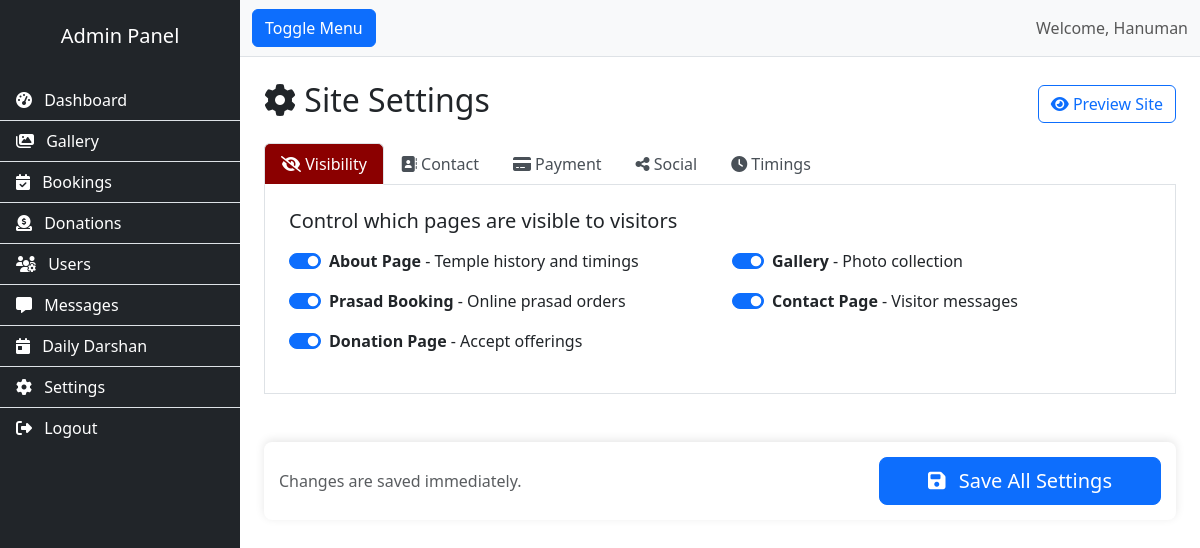
/admin/settings (signed in), run on the app's committed database.
### app.py (models this page shows, shortened)
class User(UserMixin, db.Model):
    id = db.Column(db.Integer, primary_key=True)
    username = db.Column(db.String(80), unique=True, nullable=False)
    email = db.Column(db.String(120), unique=True, nullable=False)
    password_hash = db.Column(db.String(200), nullable=False)
    full_name = db.Column(db.String(100))
    phone = db.Column(db.String(20))
    role = db.Column(db.String(20), default='user')  # 'admin', 'user', 'darshan_manager'
    created_at = db.Column(db.DateTime, default=lambda: datetime.now(timezone.utc))
    bookings = db.relationship('PrasadBooking', backref='user', lazy=True)
    donations = db.relationship('Donation', backref='user', lazy=True)
    @property
    def is_admin(self):
        return self.role == 'admin'

class SiteSettings(db.Model):
    id = db.Column(db.Integer, primary_key=True)
    about_visible = db.Column(db.Boolean, default=True)
    prasad_visible = db.Column(db.Boolean, default=True)
    donation_visible = db.Column(db.Boolean, default=True)
    gallery_visible = db.Column(db.Boolean, default=True)
    contact_visible = db.Column(db.Boolean, default=True)
    phone_primary = db.Column(db.String(20), default='+91 98765 43210')
    phone_secondary = db.Column(db.String(20), default='')
    email_primary = db.Column(db.String(120), default='contact@tatkalikhanuman.org')
    email_secondary = db.Column(db.String(120), default='')
    address_line1 = db.Column(db.String(200), default='Hanuman Gali')
    address_line2 = db.Column(db.String(200), default='Ayodhya Nagar')
    city = db.Column(db.String(100), default='Delhi')
    state = db.Column(db.String(100), default='Delhi')
    pincode = db.Column(db.String(10), default='110001')
    google_maps_embed = db.Column(db.Text, default='')
    upi_id = db.Column(db.String(100), default='temple@ybl')
    upi_qr_filename = db.Column(db.String(200), default='')
    bank_name = db.Column(db.String(100), default='State Bank of India')
    bank_account_name = db.Column(db.String(200), default='Shree Tatkalik Hanuman Trust')
    bank_account_number = db.Column(db.String(50), default='123456789012')
    bank_ifsc = db.Column(db.String(20), default='SBIN0001234')
    bank_branch = db.Column(db.String(100), default='Main Branch')
    facebook_url = db.Column(db.String(200), default='#')
    instagram_url = db.Column(db.String(200), default='#')
    youtube_url = db.Column(db.String(200), default='#')
    twitter_url = db.Column(db.String(200), default='')
    morning_open = db.Column(db.String(10), default='06:00')
    morning_close = db.Column(db.String(10), default='12:00')
    evening_open = db.Column(db.String(10), default='16:00')
    evening_close = db.Column(db.String(10), default='21:00')
    mangala_aarti = db.Column(db.String(10), default='06:30')
    bhog_aarti = db.Column(db.String(10), default='12:30')
    sandhya_aarti = db.Column(db.String(10), default='19:00')
    shayan_aarti = db.Column(db.String(10), default='21:00')
    updated_at = db.Column(db.DateTime, default=lambda: datetime.now(timezone.utc), onupdate=lambda: datetime.now(timezone.utc))
    @staticmethod
    def get_settings():
        settings = SiteSettings.query.first()
        if not settings:
            settings = SiteSettings()
            db.session.add(settings)
            db.session.commit()
        return settings

### app.py (the view, shortened to what this page needs)
@app.route('/admin/settings', methods=['GET', 'POST'])
@login_required
@admin_required
def admin_settings():
    settings = SiteSettings.get_settings()
    return render_template('admin/settings.html', settings=settings)

### app.py (called while the page is built)
@login_manager.user_loader
def load_user(user_id):
    return User.query.get(int(user_id))

def admin_required(f):
    @wraps(f)
    def decorated_function(*args, **kwargs):
        if not current_user.is_authenticated or not current_user.is_admin:
            flash('You do not have permission to access this page.', 'danger')
            return redirect(url_for('admin_login'))
        return f(*args, **kwargs)
    return decorated_function

@app.context_processor
def inject_globals():
    try:
        settings = SiteSettings.get_settings()
    except:
        settings = None
    return {
        'settings': settings,
        'get_today_darshan': DailyDarshan.get_today_darshan,
        'now': lambda: datetime.now(timezone.utc)
    }

### templates/admin/settings.html (shortened to what this page needs)
{% extends "admin/layout.html" %}
{% block content %}
<div class="d-flex justify-content-between align-items-center mt-4">
    <h2><i class="fas fa-cog"></i> Site Settings</h2>
    <a href="{{ url_for('home') }}" target="_blank" class="btn btn-outline-primary"><i class="fas fa-eye"></i> Preview Site</a>
</div>
<form method="POST" enctype="multipart/form-data" id="settingsForm">
    <ul class="nav nav-tabs settings-tabs mt-3" id="settingsTab" role="tablist">
        <li class="nav-item"><button class="nav-link active" data-bs-toggle="tab" data-bs-target="#visibility" type="button"><i class="fas fa-eye-slash"></i> Visibility</button></li>
        <li class="nav-item"><button class="nav-link" data-bs-toggle="tab" data-bs-target="#contact" type="button"><i class="fas fa-address-book"></i> Contact</button></li>
        <li class="nav-item"><button class="nav-link" data-bs-toggle="tab" data-bs-target="#payment" type="button"><i class="fas fa-credit-card"></i> Payment</button></li>
        <li class="nav-item"><button class="nav-link" data-bs-toggle="tab" data-bs-target="#social" type="button"><i class="fas fa-share-alt"></i> Social</button></li>
        <li class="nav-item"><button class="nav-link" data-bs-toggle="tab" data-bs-target="#timings" type="button"><i class="fas fa-clock"></i> Timings</button></li>
    </ul>
    <div class="tab-content border border-top-0 p-4 bg-white mb-5">
        <div class="tab-pane fade show active" id="visibility">
            <h5 class="mb-3">Control which pages are visible to visitors</h5>
            <div class="row">
                <div class="col-md-6">
                    <div class="form-check form-switch mb-3">
                        <input class="form-check-input" type="checkbox" name="about_visible" id="about_visible" {% if settings.about_visible %}checked{% endif %}>
                        <label class="form-check-label" for="about_visible"><strong>About Page</strong> - Temple history and timings</label>
                    </div>
                    <div class="form-check form-switch mb-3">
                        <input class="form-check-input" type="checkbox" name="prasad_visible" id="prasad_visible" {% if settings.prasad_visible %}checked{% endif %}>
                        <label class="form-check-label" for="prasad_visible"><strong>Prasad Booking</strong> - Online prasad orders</label>
                    </div>
                    <div class="form-check form-switch mb-3">
                        <input class="form-check-input" type="checkbox" name="donation_visible" id="donation_visible" {% if settings.donation_visible %}checked{% endif %}>
                        <label class="form-check-label" for="donation_visible"><strong>Donation Page</strong> - Accept offerings</label>
                    </div>
                </div>
                <div class="col-md-6">
                    <div class="form-check form-switch mb-3">
                        <input class="form-check-input" type="checkbox" name="gallery_visible" id="gallery_visible" {% if settings.gallery_visible %}checked{% endif %}>
                        <label class="form-check-label" for="gallery_visible"><strong>Gallery</strong> - Photo collection</label>
                    </div>
                    <div class="form-check form-switch mb-3">
                        <input class="form-check-input" type="checkbox" name="contact_visible" id="contact_visible" {% if settings.contact_visible %}checked{% endif %}>
                        <label class="form-check-label" for="contact_visible"><strong>Contact Page</strong> - Visitor messages</label>
                    </div>
                </div>
            </div>
        </div>
    </div>
    <div class="save-bar d-flex justify-content-between align-items-center">
        <div><span class="text-muted">Changes are saved immediately.</span></div>
        <div>
            <button type="submit" class="btn btn-primary btn-lg px-5"><i class="fas fa-save me-2"></i> Save All Settings</button>
        </div>
    </div>
</form>
{% endblock %}

### templates/admin/layout.html (shortened to what this page needs)
<!DOCTYPE html>
<html lang="en">
<head>
    <link href="https://cdn.jsdelivr.net/npm/bootstrap@5.3.0/dist/css/bootstrap.min.css" rel="stylesheet">
    <link rel="stylesheet" href="https://cdnjs.cloudflare.com/ajax/libs/font-awesome/6.4.0/css/all.min.css">
    <link rel="stylesheet" href="{{ url_for('static', filename='css/admin.css') }}">
</head>
<body>
    <div class="d-flex" id="wrapper">
        <div class="bg-dark text-white" id="sidebar-wrapper">
            <div class="sidebar-heading text-center py-4">
                <h5>Admin Panel</h5>
            </div>
            <div class="list-group list-group-flush">
    {% if current_user.role == 'admin' %}
        <a href="{{ url_for('admin_dashboard') }}" class="list-group-item list-group-item-action bg-dark text-white"><i class="fas fa-tachometer-alt me-2"></i> Dashboard</a>
        <a href="{{ url_for('admin_gallery') }}" class="list-group-item list-group-item-action bg-dark text-white"><i class="fas fa-images me-2"></i> Gallery</a>
        <a href="{{ url_for('admin_bookings') }}" class="list-group-item list-group-item-action bg-dark text-white"><i class="fas fa-calendar-check me-2"></i> Bookings</a>
        <a href="{{ url_for('admin_donations') }}" class="list-group-item list-group-item-action bg-dark text-white"><i class="fas fa-donate me-2"></i> Donations</a>
        <a href="{{ url_for('admin_users') }}" class="list-group-item list-group-item-action bg-dark text-white"><i class="fas fa-users-cog me-2"></i> Users</a>
        <a href="{{ url_for('admin_contacts') }}" class="list-group-item list-group-item-action bg-dark text-white"><i class="fas fa-message me-2"></i> Messages</a>
        <a href="{{ url_for('admin_daily_darshan') }}" class="list-group-item list-group-item-action bg-dark text-white"><i class="fas fa-calendar-day me-2"></i> Daily Darshan</a>
        <a href="{{ url_for('admin_settings') }}" class="list-group-item list-group-item-action bg-dark text-white"><i class="fas fa-cog me-2"></i> Settings</a>
        <a href="{{ url_for('logout') }}" class="list-group-item list-group-item-action bg-dark text-white"><i class="fas fa-sign-out-alt me-2"></i> Logout</a>
    {% else %}
        <a href="{{ url_for('logout') }}" class="list-group-item list-group-item-action bg-dark text-white"><i class="fas fa-sign-out-alt me-2"></i> Logout</a>
    {% endif %}
</div>
        </div>
        <div id="page-content-wrapper">
            <nav class="navbar navbar-expand-lg navbar-light bg-light border-bottom">
                <div class="container-fluid">
                    <button class="btn btn-primary" id="menu-toggle">Toggle Menu</button>
                    <span class="navbar-text ms-auto">
                        Welcome, {{ current_user.username }}
                    </span>
                </div>
            </nav>
            <div class="container-fluid px-4">
                {% block content %}{% endblock %}
            </div>
        </div>
    </div>
</body>
</html>

### static/css/admin.css (style rules this page uses)
#wrapper { overflow-x: hidden; }
#sidebar-wrapper { min-height: 100vh; margin-left: -15rem; transition: margin 0.25s ease-out; }
#sidebar-wrapper .sidebar-heading { padding: 0.875rem 1.25rem; font-size: 1.2rem; }
#sidebar-wrapper .list-group { width: 15rem; }
#page-content-wrapper { min-width: 100vw; }
@media (min-width: 768px) { #sidebar-wrapper { margin-left: 0; } }
@media (min-width: 768px) { #page-content-wrapper { min-width: 0; width: 100%; } }

### templates/admin/settings.html (style rules this page uses)
.settings-tabs .nav-link { color: #495057; }
.settings-tabs .nav-link.active { background-color: #8B0000; color: white; }
.save-bar { position: sticky; bottom: 20px; background: white; padding: 15px; border-radius: 8px; box-shadow: 0 -2px 10px rgba(0,0,0,0.1); }

### data on the page
User: username "Hanuman"
SiteSettings: about_visible "☑", prasad_visible "☑", donation_visible "☑", gallery_visible "☑", contact_visible "☑"
